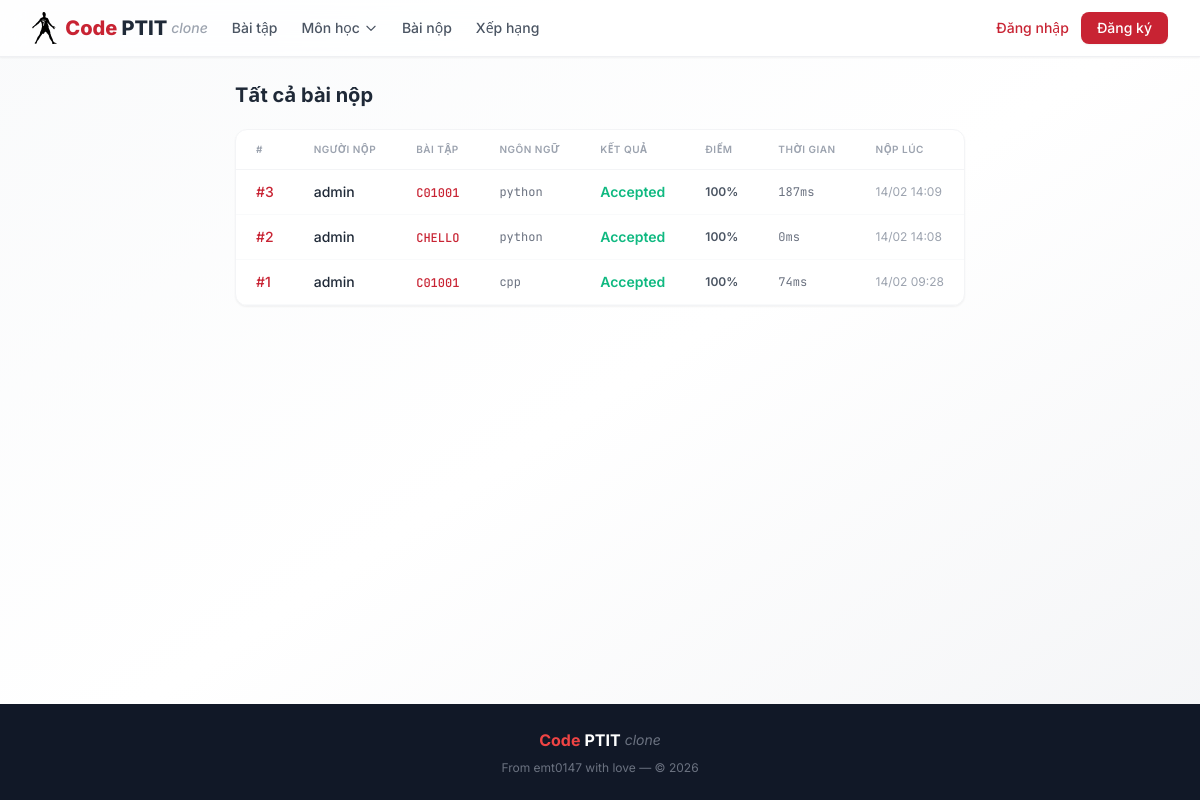
Screenshot of /submissions with the database file from the repository.
### models.py (models this page shows)
class Submission(Base):
    __tablename__ = "submissions"
    id = Column(Integer, primary_key=True, index=True)
    user_id = Column(Integer, ForeignKey("users.id"), nullable=False)
    problem_id = Column(Integer, ForeignKey("problems.id"), nullable=False)
    language = Column(String(20), nullable=False)
    source_code = Column(Text, nullable=False)
    status = Column(String(30), default=SubmissionStatus.PENDING)
    score = Column(Float, default=0.0)  # 0-100
    time_ms = Column(Float, default=0.0)
    memory_kb = Column(Float, default=0.0)
    compile_error = Column(Text, default="")
    created_at = Column(DateTime, default=datetime.utcnow)
    user = relationship("User", back_populates="submissions")
    problem = relationship("Problem", back_populates="submissions")
    results = relationship("SubmissionResult", back_populates="submission", cascade="all, delete-orphan")

class User(Base):
    __tablename__ = "users"
    id = Column(Integer, primary_key=True, index=True)
    username = Column(String(50), unique=True, index=True, nullable=False)
    email = Column(String(100), unique=True, index=True, nullable=False)
    password_hash = Column(String(255), nullable=False)
    is_admin = Column(Boolean, default=False)
    created_at = Column(DateTime, default=datetime.utcnow)
    solved_count = Column(Integer, default=0)
    total_submissions = Column(Integer, default=0)
    submissions = relationship("Submission", back_populates="user")

class Problem(Base):
    __tablename__ = "problems"
    id = Column(Integer, primary_key=True, index=True)
    code = Column(String(20), unique=True, index=True, nullable=False)  # e.g., CPP0101
    title = Column(String(200), nullable=False)
    category = Column(String(100), default="", index=True)  # Subject/category
    description = Column(Text, nullable=False)  # Markdown supported
    input_description = Column(Text, default="")
    output_description = Column(Text, default="")
    sample_input = Column(Text, default="")
    sample_output = Column(Text, default="")
    difficulty = Column(String(20), default=Difficulty.EASY)
    time_limit = Column(Float, default=1.0)  # seconds
    memory_limit = Column(Integer, default=256)  # MB
    created_at = Column(DateTime, default=datetime.utcnow)
    total_submissions = Column(Integer, default=0)
    accepted_count = Column(Integer, default=0)
    testcases = relationship("TestCase", back_populates="problem", cascade="all, delete-orphan")
    submissions = relationship("Submission", back_populates="problem")

### routers/submissions.py (the view)
@router.get("/submissions")
async def submission_list(
    request: Request,
    page: int = 1,
    problem_code: str = "",
    db: Session = Depends(get_db)
):
    user = get_current_user(request, db)
    query = db.query(Submission)
    if problem_code:
        problem = db.query(Problem).filter(Problem.code == problem_code).first()
        if problem:
            query = query.filter(Submission.problem_id == problem.id)
    total = query.count()
    submissions = query.order_by(Submission.created_at.desc()).offset(
        (page - 1) * SUBMISSIONS_PER_PAGE
    ).limit(SUBMISSIONS_PER_PAGE).all()
    total_pages = (total + SUBMISSIONS_PER_PAGE - 1) // SUBMISSIONS_PER_PAGE
    return templates.TemplateResponse("submissions.html", {
        "request": request,
        "user": user,
        "submissions": submissions,
        "page": page,
        "total_pages": total_pages,
        "problem_code": problem_code,
    })

### templates/submissions.html (shortened to what this page needs)
{% extends "base.html" %}
{% block content %}
<div class="mb-5 animate-fade-in">
    <h1 class="text-xl font-bold text-gray-800">{{ title|default("Tất cả bài nộp") }}</h1>
</div>
<div class="bg-white rounded-xl shadow-sm border border-gray-100 overflow-hidden animate-fade-in"
    style="animation-delay:0.1s">
    <table class="min-w-full">
        <thead>
            <tr class="border-b border-gray-100">
                <th class="px-5 py-3 text-left text-[10px] font-semibold text-gray-400 uppercase tracking-wider">#</th>
                <th class="px-5 py-3 text-left text-[10px] font-semibold text-gray-400 uppercase tracking-wider">Người
                    nộp</th>
                <th class="px-5 py-3 text-left text-[10px] font-semibold text-gray-400 uppercase tracking-wider">Bài tập
                </th>
                <th class="px-5 py-3 text-left text-[10px] font-semibold text-gray-400 uppercase tracking-wider">Ngôn
                    ngữ</th>
                <th class="px-5 py-3 text-left text-[10px] font-semibold text-gray-400 uppercase tracking-wider">Kết quả
                </th>
                <th class="px-5 py-3 text-left text-[10px] font-semibold text-gray-400 uppercase tracking-wider">Điểm
                </th>
                <th class="px-5 py-3 text-left text-[10px] font-semibold text-gray-400 uppercase tracking-wider">Thời
                    gian</th>
                <th class="px-5 py-3 text-left text-[10px] font-semibold text-gray-400 uppercase tracking-wider">Nộp lúc
                </th>
            </tr>
        </thead>
        <tbody>
            {% for s in submissions %}
            <tr class="table-row-hover border-b border-gray-50">
                <td class="px-5 py-3 text-sm">
                    <a href="/submission/{{ s.id }}"
                        class="text-brand-600 hover:text-brand-700 font-medium transition">#{{ s.id }}</a>
                </td>
                <td class="px-5 py-3 text-sm font-medium text-gray-800">{{ s.user.username }}</td>
                <td class="px-5 py-3 text-sm">
                    <a href="/problem/{{ s.problem.code }}"
                        class="text-brand-600 font-mono font-medium hover:underline text-xs">{{ s.problem.code }}</a>
                </td>
                <td class="px-5 py-3 text-xs text-gray-500 font-mono">{{ s.language }}</td>
                <td class="px-5 py-3 text-sm
                    {% if s.status == 'Accepted' %}status-accepted
                    {% elif s.status == 'Wrong Answer' %}status-wrong
                    {% elif s.status == 'Time Limit Exceeded' %}status-tle
                    {% elif s.status == 'Compilation Error' %}status-ce
                    {% elif s.status == 'Runtime Error' %}status-re
                    {% else %}status-pending{% endif %}
                ">{{ s.status }}</td>
                <td class="px-5 py-3 text-xs font-semibold text-gray-600">{{ "%.0f"|format(s.score) }}%</td>
                <td class="px-5 py-3 text-xs text-gray-500 font-mono">{{ "%.0f"|format(s.time_ms) }}ms</td>
                <td class="px-5 py-3 text-xs text-gray-400">{{ s.created_at.strftime('%d/%m %H:%M') }}</td>
            </tr>
            {% else %}
            <tr>
                <td colspan="8" class="px-5 py-12 text-center text-gray-400 text-sm">Chưa có bài nộp nào.</td>
            </tr>
            {% endfor %}
        </tbody>
    </table>
</div>
{% endblock %}

### templates/base.html (style rules this page uses)
body { font-family: 'Inter', system-ui, sans-serif; }
.status-accepted { color: #10b981; font-weight: 600; }
.table-row-hover { transition: all 0.15s ease; }

### rows the page displays
Submission: id "3", user.username "admin", problem.code "C01001", language "python", status "Accepted", score "100", time_ms "187", created_at "14/02 14:09"
Submission: id "2", user.username "admin", problem.code "CHELLO", language "python", status "Accepted", score "100", time_ms "0", created_at "14/02 14:08"
Submission: id "1", user.username "admin", problem.code "C01001", language "cpp", status "Accepted", score "100", time_ms "74", created_at "14/02 09:28"

### other values shown
{{ title|default("Tất cả bài nộp") }} "Tất cả bài nộp"
